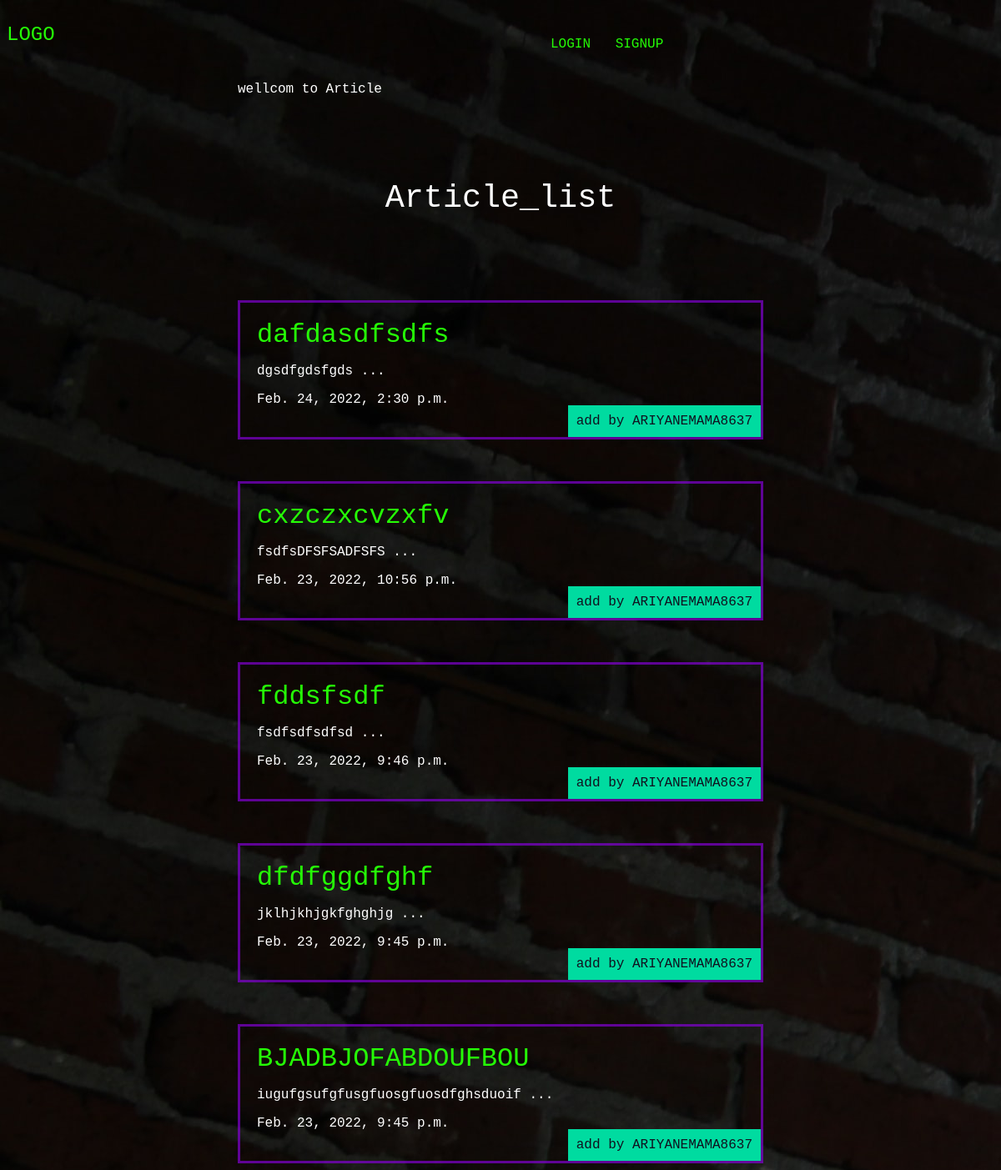
Before: / with the older database file.
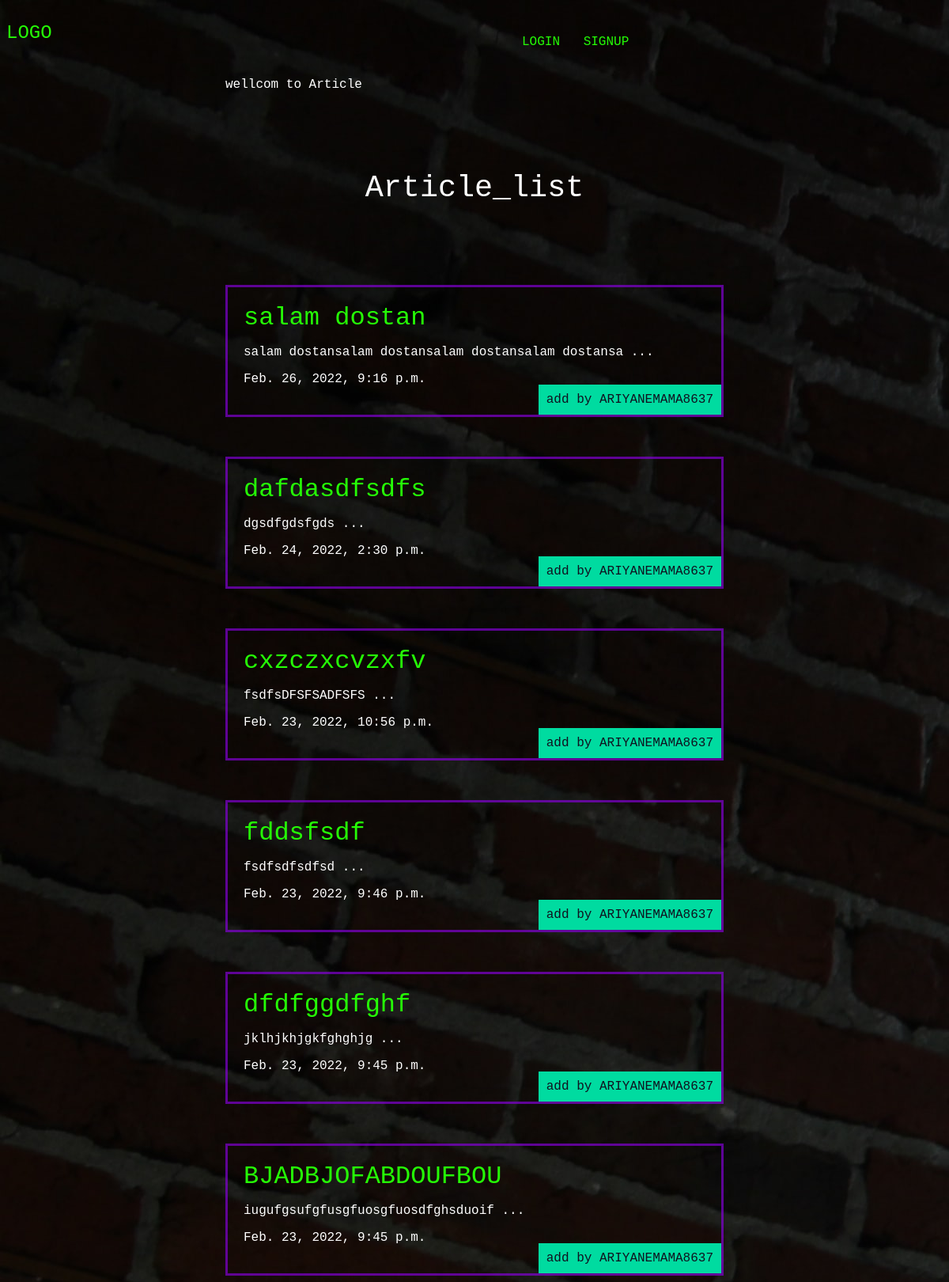
After: the same page with the newer database file.
### articles/models.py (models this page shows, shortened)
class Article(models.Model):
    title = models.CharField(max_length = 100)
    slug = models.SlugField(unique = True,allow_unicode = True)
    body = models.TextField()
    date = models.DateTimeField(auto_now_add = True)
    image = models.ImageField(default='default.jpg',blank=True)
    author = models.ForeignKey(User,default=None,on_delete=models.CASCADE)
    def pangah_ta_gelo_boro (self):
        return self.body[0:50] + ' ...'

### articles/views.py (the view)
# urls.py: path('',views.articles_list, name="list"),
def articles_list(request):
    articles = models.Article.objects.all().order_by('-date')
    collect = {'articles': articles}
    return render(request, 'articles/articleslist.html', collect)

### articles/templates/articles/articleslist.html
{%extends 'base.html'%}
{%block content%}
{%block title%}
wellcom to Article
{%endblock%}
    <h1>Article_list</h1>
    <div class="articles">
    {% for article in articles %}
    <div class="article">
    <h2><a href="{% url 'articles:detail' slug=article.slug %}">{{article.title}}</a></h2>
    <p>{{article.pangah_ta_gelo_boro}}</p>
    <p>{{article.date}}</p>
    <p class="author">add by {{article.author.username}}</p>
    </div>
    {% endfor %}
    </div>
{%endblock%}

### templates/base.html (shortened to what this page needs)
{%load static %}
<!DOCTYPE html>
<html lang="en" dir="ltr">
  <head>
    <link rel='stylesheet' href="/static/styles.css">
  </head>
  <body>
    <header>
    <h2><a href="{% url 'articles:list' %}">LOGO</a></h2>
    <nav>
      <ul>
        {% if user.is_authenticated %}
        <li>
          <form class="logout-link" action="{% url 'accounts:logout' %}" method="post">
            {% csrf_token %}
            <button type="submit">LOGOUT</button>
          </form>
        </li>
        <li>
          <a class='highlight' href="{% url 'articles:create' %}"> CREATE NEW ARTICLES </a>
        </li>
        {% else %}
        <li>
          <a href="{% url 'accounts:login' %}">LOGIN</a>
        </li>
        <li>
          <a href="{% url 'accounts:signup' %}">SIGNUP</a>
        </li>
        {% endif %}
      </ul>
    </nav>
    </header>
    <div class="wrapper">
{%block content%}
{%endblock%}
  </div>
  </body>
</html>

### image/styles.css (style rules this page uses)
body { background-color: #A020F0; background-image: url(/static/top.jpg); color:#fff; }
body * { font-family:Courier New; }
h1,h2,h3,h4,h5,h6 { font-weight:normal; margin:0; }
a,a:hover,a:visited { color:#25fd06; text-decoration:none; }
.wrapper { max-width:630px; margin:auto; }
div.wrapper h1 { text-align:center; margin:100px auto; font-size:2.4em; }
header { display:grid; grid-template-columns:1fr 1fr; padding:20px 0; }
nav li { display:inline-block; margin-left:20px }
.articles { display:grid; grid-template-columns:fr 1fr 1fr; grid-gap:50px; }
.article { padding:20px; border:3px solid #8700dbab; position:relative; padding-button:40px; }
.article h2 { font-size:2em; }
.article .author { padding:10px; background-color:#00dba0; position:absolute; right:0; bottom:0; margin:0; color:#0f121f; }

Changed rows visible on the page:
added Article: title "salam dostan", pangah_ta_gelo_boro "salam dostansalam dostansalam dostansalam dostansa ...", date "Feb. 26, 2022, 9:16 p.m.", author.username "ARIYANEMAMA8637"
